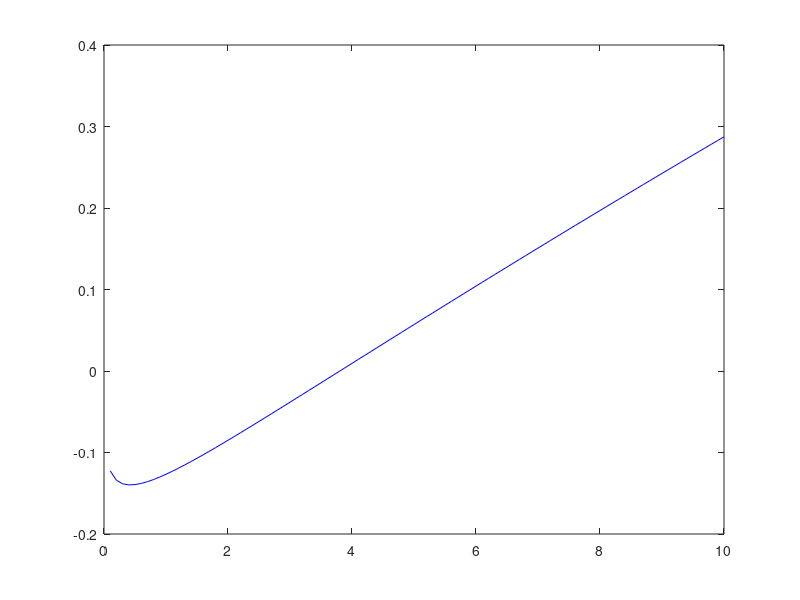

Reproduce this figure in MATLAB. (Note: this script raises an error after producing the figure.)
%% Axial Hydraulic Turbine - Preliminary Hydraulic and Blade-Row Sizing
%
% Pipeline:
%   1) Similarity-based sizing using the Cordier diagram (specific speed /
%      specific radius) to fix the operating point and runner envelope.
%   2) Radial distribution of velocity triangles (blade speed, whirl
%      component, inlet/outlet/discharge angles) between hub and tip.
%   3) Blade mean-line construction from the local inlet/outlet angles.
%   4) Thickness distribution using a modified NACA law (see
%      fit_naca_thickness.m), scaled by radial solidity.
%   5) 3-D point-cloud generation and export to a CATIA V5 Generative
%      Shape Design "Point/Spline/Loft from Excel" macro.
%
% Author: Dev Kumar
% Project: Compact Axial Hydraulic Turbine - Arts et Metiers ParisTech
% -------------------------------------------------------------------

clear; close all; clc;

% Resolve helper functions and generated files relative to this script.
scriptDirectory = fileparts(mfilename('fullpath'));
repoRoot = fileparts(fileparts(scriptDirectory));
outputDirectory = fullfile(repoRoot, 'outputs');
if ~exist(outputDirectory, 'dir')
    mkdir(outputDirectory);
end
addpath(scriptDirectory);

turbineName = 'axial_kaplan_turbine';

%% Constants
g = 9.81; % m/s^2

%% -----------------------------------------------------------------
%  Design brief
%  -----------------------------------------------------------------
N   = 1500;         % rpm, rotational speed
Re  = 0.103;        % m, penstock / runner outer radius
Nsq = 200;           % engineering specific speed (design target class)

omega = N * 2 * pi / 60;                  % rad/s
vas   = Nsq * 2 * pi / 60 / g^0.75;        % dimensionless specific angular velocity

%% -----------------------------------------------------------------
%  Cordier-diagram sizing
%  -----------------------------------------------------------------
% Specific radius read from the digitised Kaplan branch of the Cordier
% diagram (see docs/cordier_digitisation.m for the interpolation).
Lambda = 0.701;

% Graphical solution for the design head H: intersect the two relations
%   vas   = omega * sqrt(qv) / (g*H)^0.75
%   Lambda = Re * (g*H)^0.25 / sqrt(qv)
H_scan = 0.1:0.1:10;
residual = vas / omega * (g * H_scan).^0.75 - Re / Lambda * (g * H_scan).^0.25;

figure('Name', 'Design head - graphical solution');
plot(H_scan, residual, 'b'); hold on;
yline(0, 'k-');
xlabel('H (m)'); ylabel('Residual');
title('Graphical solution used to fix the design head');

H = 3.8;                          % m, selected design head
[~, graphicalIndex] = min(abs(residual));
graphicalHead = H_scan(graphicalIndex);
if abs(H - graphicalHead) > 0.2
    warning('Turbine:HeadMismatch', ...
        'Selected head %.3f m differs from graphical solution %.3f m.', ...
        H, graphicalHead);
end
qv = (Nsq * H^0.75 / N)^2;        % m^3/s, corresponding flow rate

fprintf('Design head H = %.2f m\n', H);
fprintf('Design flow rate qv = %.4f m^3/s\n', qv);

%% -----------------------------------------------------------------
%  Runner envelope and radial discretisation
%  -----------------------------------------------------------------
Za  = 6;      % number of blades
eta = 0.92;   % target hydraulic efficiency
T   = 0.38;   % hub-to-tip ratio Ri/Re

Ri = floor(1000 * Re * T) / 1000;   % hub radius, rounded to the mm
fprintf('Re = %.4f m, Ri = %.4f m\n', Re, Ri);

nr = 5;                              % number of radial sections
r  = floor(1000 * linspace(Ri, Re, nr)) / 1000;

%% -----------------------------------------------------------------
%  Velocity triangles and blade-row construction
%  -----------------------------------------------------------------
Ca = qv / (pi * (Re^2 - Ri^2));      % axial velocity component, m/s
fprintf('Axial velocity Ca = %.3f m/s\n', Ca);

XXX.ext = struct('R', {});
XXX.int = struct('R', {});

fprintf('\n%8s %10s %10s %10s\n', 'r [m]', 'beta_1', 'beta_2', 'alpha_2');

for u = 1:numel(r)

    % --- Local velocity triangle -----------------------------------
    U        = omega * r(u);
    Cu2_th   = -g * H / U;      % Euler relation (theoretical whirl)
    Cu2      = Cu2_th * eta;    % corrected for hydraulic efficiency

    beta_1  = atand(U / Ca);
    beta_2  = atand((U - Cu2) / Ca);
    alpha_2 = atand(Ca / Cu2);

    fprintf('%8.4f %10.4f %10.4f %10.4f\n', r(u), beta_1, beta_2, alpha_2);

    % --- Mean-line construction --------------------------------------
    xba = [0, logspace(-6, -2, 10)];  % refined leading-edge region
    xmc = linspace(0.011, 0.1, 9);    % mid-chord region
    xbf = linspace(0.11, 1, 9);       % trailing-edge region
    xx  = [xba, xmc, xbf];

    [yy, beta_i] = blade_mean_line(beta_1, beta_2, xx);

    figure(10); hold on;
    plot(xx, yy, 'r'); axis equal;
    xlabel('x / chord'); ylabel('y / chord');
    title('Unit-chord blade mean lines');

    % --- Radial thickness law (hub-thick, tip-thin) -------------------
    thicknessHub = 0.13;
    thicknessTip = 0.03;
    relativeThickness = linspace(thicknessHub, thicknessTip, nr);

    figure(11); hold on;
    plot(r, relativeThickness);
    xlabel('r (m)'); ylabel('relative thickness');
    title('Radial thickness law');

    [xp1, yp1, xp2, yp2] = apply_thickness_law(xx, yy, beta_i, relativeThickness(u));
    xp1 = xp1'; yp1 = yp1';
    xp2 = xp2'; yp2 = yp2';

    % --- Row solidity and physical scaling -----------------------------
    solidity = 0.6;                     % chord-to-pitch ratio
    chord    = solidity * (2 * pi * r(u) / Za);

    xp1 = xp1 * chord; yp1 = yp1 * chord;
    xp2 = xp2 * chord; yp2 = yp2 * chord;

    % --- Cylindrical projection onto the runner surface -----------------
    zz  = ones(size(xx')) * r(u);
    the1 = yp1 ./ unique(zz);
    the2 = yp2 ./ unique(zz);

    XXext = zeros(numel(xx), 3);
    XXint = zeros(numel(xx), 3);

    XXext(:,1) = xp1;               XXint(:,1) = xp2;
    XXext(:,2) = r(u) * cos(the1);  XXint(:,2) = r(u) * cos(the2);
    XXext(:,3) = r(u) * sin(the1);  XXint(:,3) = r(u) * sin(the2);

    % --- Blade-row replication and visualisation ------------------------
    figure(12); hold on; axis equal; view(-30, 0);
    plot3(XXext(:,1), XXext(:,2), XXext(:,3), 'b');
    plot3(XXint(:,1), XXint(:,2), XXint(:,3), 'g');
    replicate_blade_row(XXext, Za, [0 0 0]);
    replicate_blade_row(XXint, Za, [1 0 0]);
    title('Full blade-row geometry');

    XXX.ext(u).R = XXext * 1000;    % mm, for CATIA export
    XXX.int(u).R = XXint * 1000;

end

%% -----------------------------------------------------------------
%  Export point cloud for CATIA V5 (Generative Shape Design)
%  -----------------------------------------------------------------
export_name = fullfile(outputDirectory, 'blade_sections_GSD.xlsx');
export_table = {'StartLoft', '', ''};

for u = 1:nr
    export_table = [export_table; {'StartCurve', '', ''}];
    for k = 1:size(XXX.ext(u).R, 1)
        export_table = [export_table; num2cell(XXX.ext(u).R(k, :))]; %#ok<AGROW>
    end
    export_table = [export_table; {'EndCurve', '', ''}];

    export_table = [export_table; {'StartCurve', '', ''}];
    for k = 1:size(XXX.int(u).R, 1)
        export_table = [export_table; num2cell(XXX.int(u).R(k, :))]; %#ok<AGROW>
    end
    export_table = [export_table; {'EndCurve', '', ''}];
end

export_table = [export_table; {'EndLoft', '', ''}; {'End', '', ''}];

writecell(export_table, export_name);
fprintf('\nBlade point cloud exported to %s\n', export_name);
fprintf('Import in CATIA V5 with GSD_PointSplineLoftFromExcel.xls\n');
